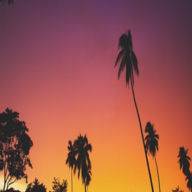
#> input picture course6/project4/supplier-data/images/test1.tiff, 192 x 192 px; its folder holds 2 pictures in this run
$ python changeImage.py
#> lines starting #> are read from the running program, lines starting #| are printed output that depends on the picture
#!/usr/bin/env python3
import os
from PIL import Image

path = os.getcwd() + '/supplier-data/images/'
for image in os.listdir(path):
  if  image.endswith('tiff'):
    img = Image.open(path+image)
#> img is the input picture: PIL image 192x192 RGBA; mean R, G, B, A 158.3, 87.6, 76.3, 255
    img.resize((600,400)).convert("RGB").save(path+image[:4]+'jpeg', 'jpeg')
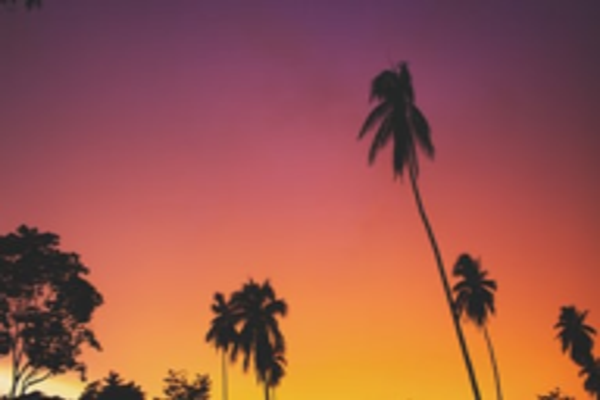
#> saved as testjpeg: PIL image 600x400 RGB; mean R, G, B 158.4, 87.6, 76.3
    img.close()
#> pass 2 of the loop `for image in os.listdir(path):`:
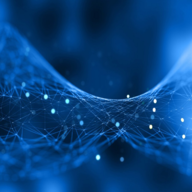
#> input picture course6/project4/supplier-data/images/test2.tiff, 192 x 192 px
#> img is the input picture: PIL image 192x192 RGBA; mean R, G, B, A 7.6, 66.6, 127.8, 255
#> `img.resize((600,400)).convert("RGB").save(path+image[:4]+'jpeg', 'jpeg')`:
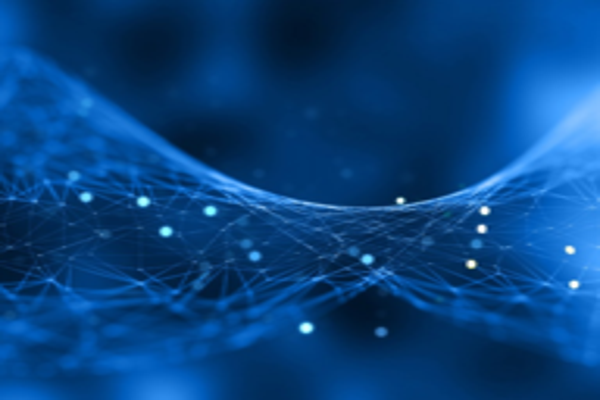
#> saved as testjpeg: PIL image 600x400 RGB; mean R, G, B 7.6, 66.6, 127.8
